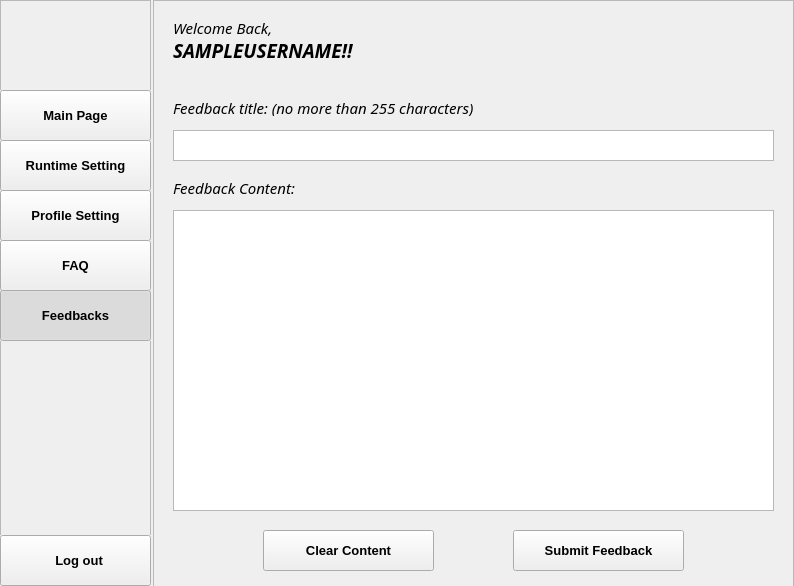
<?xml version="1.0" encoding="UTF-8"?>
<ui version="4.0">
 <class>user_feedback_page</class>
 <widget class="QMainWindow" name="user_feedback_page">
  <property name="geometry">
   <rect>
    <x>0</x>
    <y>0</y>
    <width>794</width>
    <height>586</height>
   </rect>
  </property>
  <property name="windowTitle">
   <string>MainWindow</string>
  </property>
  <widget class="QWidget" name="centralwidget">
   <widget class="QFrame" name="frame_2">
    <property name="geometry">
     <rect>
      <x>153</x>
      <y>0</y>
      <width>641</width>
      <height>591</height>
     </rect>
    </property>
    <property name="frameShape">
     <enum>QFrame::StyledPanel</enum>
    </property>
    <property name="frameShadow">
     <enum>QFrame::Raised</enum>
    </property>
    <widget class="QLabel" name="label_4">
     <property name="geometry">
      <rect>
       <x>20</x>
       <y>20</y>
       <width>131</width>
       <height>16</height>
      </rect>
     </property>
     <property name="font">
      <font>
       <family>Rockwell</family>
       <pointsize>11</pointsize>
       <italic>true</italic>
      </font>
     </property>
     <property name="text">
      <string>Welcome Back,</string>
     </property>
    </widget>
    <widget class="QLabel" name="lblUsername">
     <property name="geometry">
      <rect>
       <x>20</x>
       <y>40</y>
       <width>431</width>
       <height>21</height>
      </rect>
     </property>
     <property name="font">
      <font>
       <family>Rockwell</family>
       <pointsize>14</pointsize>
       <weight>75</weight>
       <italic>true</italic>
       <bold>true</bold>
      </font>
     </property>
     <property name="text">
      <string>SAMPLEUSERNAME!!</string>
     </property>
    </widget>
    <widget class="QLabel" name="label_2">
     <property name="geometry">
      <rect>
       <x>0</x>
       <y>0</y>
       <width>811</width>
       <height>591</height>
      </rect>
     </property>
     <property name="styleSheet">
      <string notr="true">background-image: url(:/backgournds/FlyTranslate-logo/background_image.png);</string>
     </property>
     <property name="text">
      <string/>
     </property>
     <property name="scaledContents">
      <bool>true</bool>
     </property>
    </widget>
    <widget class="QLabel" name="label_5">
     <property name="geometry">
      <rect>
       <x>20</x>
       <y>100</y>
       <width>381</width>
       <height>16</height>
      </rect>
     </property>
     <property name="font">
      <font>
       <family>Rockwell</family>
       <pointsize>11</pointsize>
       <italic>true</italic>
      </font>
     </property>
     <property name="text">
      <string>Feedback title: (no more than 255 characters)</string>
     </property>
    </widget>
    <widget class="QTextEdit" name="txtTitle">
     <property name="geometry">
      <rect>
       <x>20</x>
       <y>130</y>
       <width>601</width>
       <height>31</height>
      </rect>
     </property>
    </widget>
    <widget class="QLabel" name="label_7">
     <property name="geometry">
      <rect>
       <x>20</x>
       <y>180</y>
       <width>161</width>
       <height>16</height>
      </rect>
     </property>
     <property name="font">
      <font>
       <family>Rockwell</family>
       <pointsize>11</pointsize>
       <italic>true</italic>
      </font>
     </property>
     <property name="text">
      <string>Feedback Content:</string>
     </property>
    </widget>
    <widget class="QTextEdit" name="txtContent">
     <property name="geometry">
      <rect>
       <x>20</x>
       <y>210</y>
       <width>601</width>
       <height>301</height>
      </rect>
     </property>
    </widget>
    <widget class="QPushButton" name="btnSubmitFeedback">
     <property name="geometry">
      <rect>
       <x>360</x>
       <y>530</y>
       <width>171</width>
       <height>41</height>
      </rect>
     </property>
     <property name="font">
      <font>
       <pointsize>10</pointsize>
       <weight>75</weight>
       <bold>true</bold>
      </font>
     </property>
     <property name="text">
      <string>Submit Feedback</string>
     </property>
    </widget>
    <widget class="QPushButton" name="btnClear">
     <property name="geometry">
      <rect>
       <x>110</x>
       <y>530</y>
       <width>171</width>
       <height>41</height>
      </rect>
     </property>
     <property name="font">
      <font>
       <pointsize>10</pointsize>
       <weight>75</weight>
       <bold>true</bold>
      </font>
     </property>
     <property name="text">
      <string>Clear Content</string>
     </property>
    </widget>
    <zorder>label_2</zorder>
    <zorder>label_4</zorder>
    <zorder>lblUsername</zorder>
    <zorder>label_5</zorder>
    <zorder>txtTitle</zorder>
    <zorder>label_7</zorder>
    <zorder>txtContent</zorder>
    <zorder>btnSubmitFeedback</zorder>
    <zorder>btnClear</zorder>
   </widget>
   <widget class="QFrame" name="frame">
    <property name="geometry">
     <rect>
      <x>0</x>
      <y>0</y>
      <width>151</width>
      <height>591</height>
     </rect>
    </property>
    <property name="frameShape">
     <enum>QFrame::StyledPanel</enum>
    </property>
    <property name="frameShadow">
     <enum>QFrame::Raised</enum>
    </property>
    <widget class="QLabel" name="label">
     <property name="geometry">
      <rect>
       <x>0</x>
       <y>80</y>
       <width>151</width>
       <height>511</height>
      </rect>
     </property>
     <property name="styleSheet">
      <string notr="true">background-image: url(:/backgournds/FlyTranslate-logo/background_image.png);</string>
     </property>
     <property name="text">
      <string/>
     </property>
    </widget>
    <widget class="QLabel" name="label_6">
     <property name="geometry">
      <rect>
       <x>0</x>
       <y>-20</y>
       <width>151</width>
       <height>111</height>
      </rect>
     </property>
     <property name="styleSheet">
      <string notr="true">background-image: url(:/backgournds/FlyTranslate-logo/logo_only_2.png);</string>
     </property>
     <property name="text">
      <string/>
     </property>
     <property name="scaledContents">
      <bool>true</bool>
     </property>
    </widget>
    <widget class="QPushButton" name="btnMainButton">
     <property name="geometry">
      <rect>
       <x>0</x>
       <y>90</y>
       <width>151</width>
       <height>51</height>
      </rect>
     </property>
     <property name="font">
      <font>
       <pointsize>10</pointsize>
       <weight>75</weight>
       <bold>true</bold>
      </font>
     </property>
     <property name="autoFillBackground">
      <bool>true</bool>
     </property>
     <property name="text">
      <string>Main Page</string>
     </property>
     <property name="checkable">
      <bool>true</bool>
     </property>
     <property name="checked">
      <bool>false</bool>
     </property>
    </widget>
    <widget class="QPushButton" name="btnRunTimeSettings">
     <property name="geometry">
      <rect>
       <x>0</x>
       <y>140</y>
       <width>151</width>
       <height>51</height>
      </rect>
     </property>
     <property name="font">
      <font>
       <pointsize>10</pointsize>
       <weight>75</weight>
       <bold>true</bold>
      </font>
     </property>
     <property name="autoFillBackground">
      <bool>true</bool>
     </property>
     <property name="text">
      <string>Runtime Setting</string>
     </property>
     <property name="checkable">
      <bool>true</bool>
     </property>
     <property name="checked">
      <bool>false</bool>
     </property>
    </widget>
    <widget class="QPushButton" name="btnProfileSettings">
     <property name="geometry">
      <rect>
       <x>0</x>
       <y>190</y>
       <width>151</width>
       <height>51</height>
      </rect>
     </property>
     <property name="font">
      <font>
       <pointsize>10</pointsize>
       <weight>75</weight>
       <bold>true</bold>
      </font>
     </property>
     <property name="autoFillBackground">
      <bool>true</bool>
     </property>
     <property name="text">
      <string>Profile Setting</string>
     </property>
     <property name="checkable">
      <bool>true</bool>
     </property>
     <property name="checked">
      <bool>false</bool>
     </property>
    </widget>
    <widget class="QPushButton" name="btnFAQ">
     <property name="geometry">
      <rect>
       <x>0</x>
       <y>240</y>
       <width>151</width>
       <height>51</height>
      </rect>
     </property>
     <property name="font">
      <font>
       <pointsize>10</pointsize>
       <weight>75</weight>
       <bold>true</bold>
      </font>
     </property>
     <property name="autoFillBackground">
      <bool>true</bool>
     </property>
     <property name="text">
      <string>FAQ</string>
     </property>
     <property name="checkable">
      <bool>true</bool>
     </property>
     <property name="checked">
      <bool>false</bool>
     </property>
    </widget>
    <widget class="QPushButton" name="btnLogout">
     <property name="geometry">
      <rect>
       <x>0</x>
       <y>535</y>
       <width>151</width>
       <height>51</height>
      </rect>
     </property>
     <property name="font">
      <font>
       <pointsize>10</pointsize>
       <weight>75</weight>
       <bold>true</bold>
      </font>
     </property>
     <property name="autoFillBackground">
      <bool>true</bool>
     </property>
     <property name="text">
      <string>  Log out</string>
     </property>
     <property name="icon">
      <iconset resource="../Images_for_design/static_img.qrc">
       <normaloff>:/logout/logout.png</normaloff>:/logout/logout.png</iconset>
     </property>
     <property name="checkable">
      <bool>false</bool>
     </property>
     <property name="checked">
      <bool>false</bool>
     </property>
    </widget>
    <widget class="QPushButton" name="btnFeedback">
     <property name="geometry">
      <rect>
       <x>0</x>
       <y>290</y>
       <width>151</width>
       <height>51</height>
      </rect>
     </property>
     <property name="font">
      <font>
       <pointsize>10</pointsize>
       <weight>75</weight>
       <bold>true</bold>
      </font>
     </property>
     <property name="autoFillBackground">
      <bool>true</bool>
     </property>
     <property name="text">
      <string>Feedbacks</string>
     </property>
     <property name="checkable">
      <bool>true</bool>
     </property>
     <property name="checked">
      <bool>true</bool>
     </property>
    </widget>
   </widget>
  </widget>
 </widget>
 <resources>
  <include location="../Images_for_design/static_img.qrc"/>
  <include location="../Images_for_design/background_imgs.qrc"/>
 </resources>
 <connections/>
</ui>
